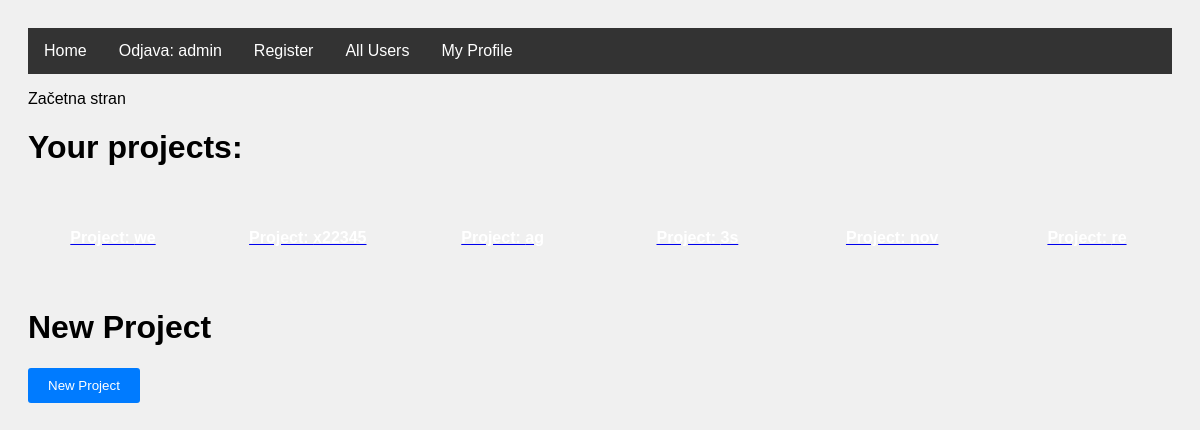
Page / (signed in) on the earlier database version.
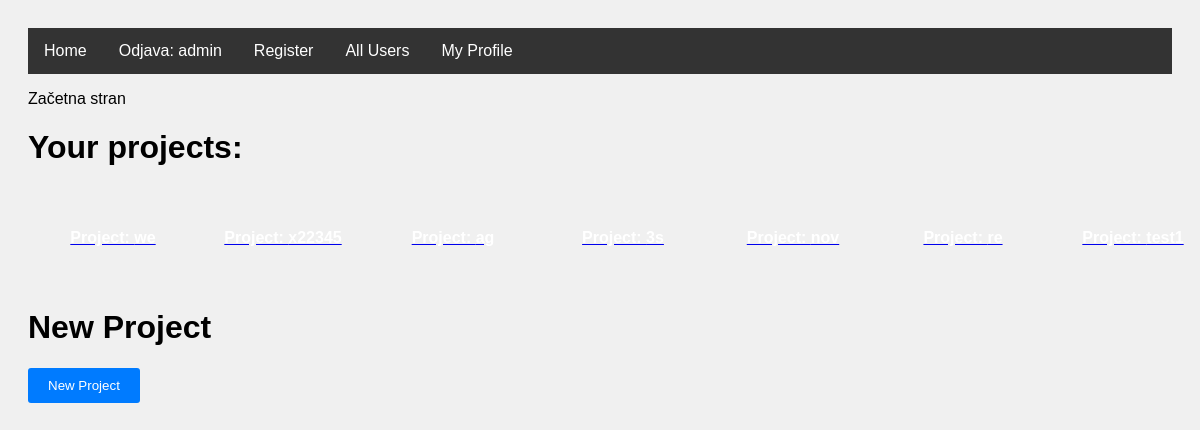
Same page on the later database version.
### scrum/models.py (models this page shows)
class Project(models.Model):
    name = models.CharField(max_length=100)
    creation_date = models.DateField()
    description = models.TextField()
    creator = models.ForeignKey(User, on_delete=models.CASCADE)
    def __str__(self):
        return self.name

### scrum/views.py (the view)
# urls.py: 2. Add a URL to urlpatterns:  path('', views.home, name='home')
def home(request):
    messages.error(request, '')
    context = get_context(request)
    try:
        projects = get_projects(context['id'])
    except:
        projects = []
    context['projects'] = projects
    return render(request, 'home.html',context)

### scrum/views.py (called while the page is built)
def get_context(request):
    try:
        uporabnik = request.session.get('uporabnik')
        admin = request.session.get('admin')
        up_id = request.session.get('uporabnik_id')
    except:
        uporabnik = None
        admin = False
        up_id = None
    context = {}
    context['user1'] = uporabnik
    context['admin'] = admin
    context['id'] = up_id
    return context

def get_projects(uporabnik_id):
    project_ids = AssignedRole.objects.filter(user_id=uporabnik_id).values_list('project', flat=True).distinct()
    projects = Project.objects.filter(id__in=project_ids)
    return list(projects)

### scrum/templates/home.html (shortened to what this page needs)
{% extends 'base.html' %}
{% block content %}
<p>Začetna stran</p>
{% if user1 %}
 <h1>Your projects:</h1>
    <div class="project-container">
        {% for proj_name in projects %}
            <a href="project/{{proj_name}}/">
                <div class="project-rectangle">
                    Project: {{ proj_name }}
                </div>
            </a>
        {% endfor %}
    </div>
 <h1>New Project</h1>
 <a href="{% url 'new_project' %}"><button type='submit'>New Project</button></a>
{% endif %}
{% endblock %}

Differences in the rows shown:
added Project: name "test1"
